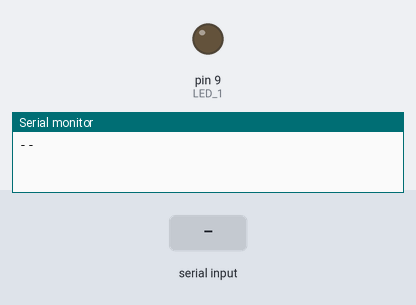
Recording of a sketch running on a simulated Arduino Uno, built with avr-gcc and run on an emulated ATmega328P. Shown: output pins drawn as LEDs (lit = HIGH), the last lines printed to the serial monitor. The inputs (shaded band) are chosen by the test bench.

Above: at 1.2 s.
1.3 s: "90,45\n" received over Serial
At 1.8 s:
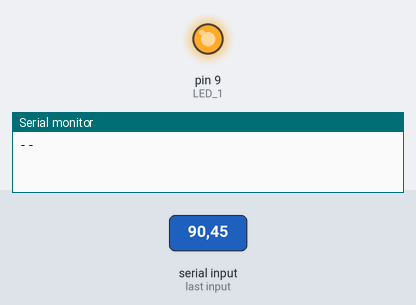
4.2 s: "30,150\n" received over Serial
At 5.4 s:
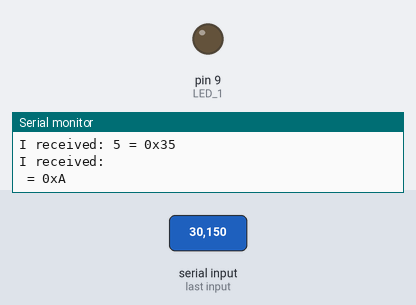
Timing chart, 0 to 7.2 s (numbered marks = the images above; inputs shaded):
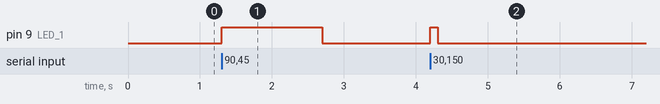

Measured:
- after the input at 1.3 s, pin 9 (LED_1): LOW → HIGH at once, → LOW 1.4 s later
- after the input at 4.2 s, pin 9 (LED_1): LOW → HIGH at once, → LOW 0.10 s later

The sketch:

serial_exercise.ino
```cpp
#define LED_1 9
int incomingByte;

void setup() {
  Serial.begin(9600);
  Serial.print("--");
  pinMode(LED_1, OUTPUT);
}

void loop() {
  getText();
  module1();
}

// 19.5:
void getText()
{
  if (Serial.available() > 0)
    {
      incomingByte = Serial.read();
      if (48 <= incomingByte && incomingByte <= 57)
      {
        blinkLED((incomingByte - 48));
      }
    }
}

void blinkLED(int cycle)
{
  cycle *= 100;
  digitalWrite(LED_1, HIGH);
  delay(cycle);
  digitalWrite(LED_1, LOW);
}

// 19.2:
void module1()
{
  // reply only when you receive data:
	if (Serial.available() > 0)
	{
		// read the incoming byte from Buffer:
		incomingByte = Serial.read();

		// say what you got:
		Serial.print("I received: ");
		Serial.print((char)incomingByte);
		Serial.print(" = 0x");
		Serial.println(incomingByte, HEX);
	}
}
```
